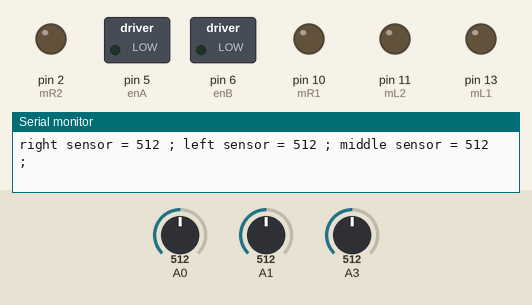
This sketch was run on a simulated Arduino Uno, built with avr-gcc and run on an emulated ATmega328P. Parts: switched loads named in the sketch (green lamp = pin HIGH), output pins drawn as LEDs (lit = HIGH), the last lines printed to the serial monitor. The inputs (shaded band) are chosen by the test bench; at power-on: A0 = 512, A1 = 512, A3 = 512.

Above: at 1.2 s.
1.3 s: A0 set to 311
4.3 s: A0 set to 292
At 5.3 s:
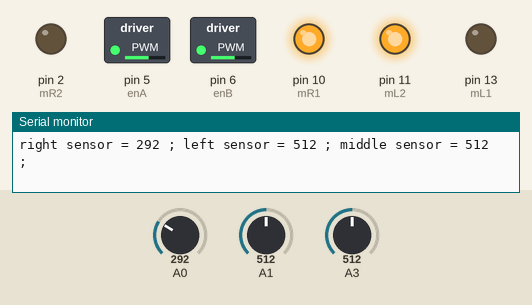
5.8 s: A1 set to 981
8.8 s: A1 set to 1008
10.3 s: A3 set to 109
13.3 s: A3 set to 92
Timing chart, 0 to 16.3 s (numbered marks = the images above; inputs shaded):
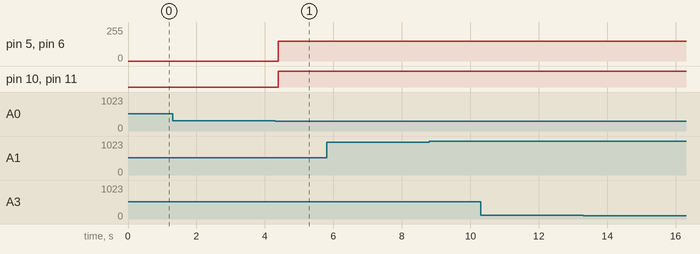

Measured:
- the behaviour switches between 301 and 300 on A0 (found by bisection; images 0 and 1)
- after the input at 4.3 s, pin 5 (enA), pin 6 (enB): 0/255 → 150/255 after 0.09 s; pin 10 (mR1), pin 11 (mL2): LOW → HIGH after 0.09 s

The sketch:

28.Line_Following_Robot.ino
```cpp
int right_sensor = 0;
int left_sensor = 0;
int middle_sensor = 0;
int turnSpeed = 150;
int Speed = 100;
const int mL1 = 13;
const int mL2 = 11;
const int mR1 = 10;
const int mR2 = 2;
const int enA = 5;
const int enB = 6;

int sense_value = 300;

void setup() {
  pinMode(mL1, OUTPUT);
  pinMode(mL2, OUTPUT);
  pinMode(mR1, OUTPUT);
  pinMode(mR2, OUTPUT);
  pinMode(enA, OUTPUT);
  pinMode(enB, OUTPUT);

  Serial.begin(9600);
}

void loop() {
    left_sensor = analogRead(A1);
    right_sensor = analogRead(A0);
    middle_sensor = analogRead(A3);
    Serial.print("right sensor = ");
    Serial.print(right_sensor);
    Serial.print(" ; ");
    Serial.print("left sensor = ");
    Serial.print(left_sensor);
    Serial.print(" ; ");
    Serial.print("middle sensor = ");
    Serial.print(middle_sensor);
    Serial.print(" ; ");
    Serial.print("\n");
    if ((middle_sensor <= sense_value) && (left_sensor >= sense_value) &&  (right_sensor >= sense_value)){
      forward();
    } else if ((middle_sensor >= sense_value) && (left_sensor <= sense_value) &&  (right_sensor >= sense_value)) {
      left();
    } else if ((middle_sensor >= sense_value) && (left_sensor >= sense_value) &&  (right_sensor <= sense_value)){
      right();
    } else if ((left_sensor <= sense_value) && (right_sensor <= sense_value) && (middle_sensor <=sense_value)) {
      stop_now();
    }else if ((middle_sensor <= sense_value) && (left_sensor <= sense_value) && (right_sensor >= sense_value)){
      left();
    }else if ((middle_sensor <= sense_value) && (right_sensor <= sense_value) && (left_sensor >= sense_value)){
      right();
    }else {
    stop_now();

}
}

void right() {
  digitalWrite(mL1,LOW);
digitalWrite(mL2,HIGH);
digitalWrite(mR1,HIGH);
digitalWrite(mR2,LOW);
analogWrite(enA, turnSpeed);
analogWrite(enB, turnSpeed);
}

void left() {
  digitalWrite(mL1,HIGH);
digitalWrite(mL2,LOW);
digitalWrite(mR1,LOW);
digitalWrite(mR2,HIGH);
analogWrite(enA, turnSpeed);
analogWrite(enB, turnSpeed);
}
void stop_now() {
  digitalWrite(mL1, LOW);
  digitalWrite(mL2, LOW);
  digitalWrite(mR1, LOW);
  digitalWrite(mR2, LOW);
  analogWrite(enA, 0);
  analogWrite(enB, 0);
}
void forward()
{
digitalWrite(mL1,HIGH);
digitalWrite(mL2,LOW);
digitalWrite(mR1,HIGH);
digitalWrite(mR2,LOW);
analogWrite(enA, Speed);
analogWrite(enB, Speed);}
```
